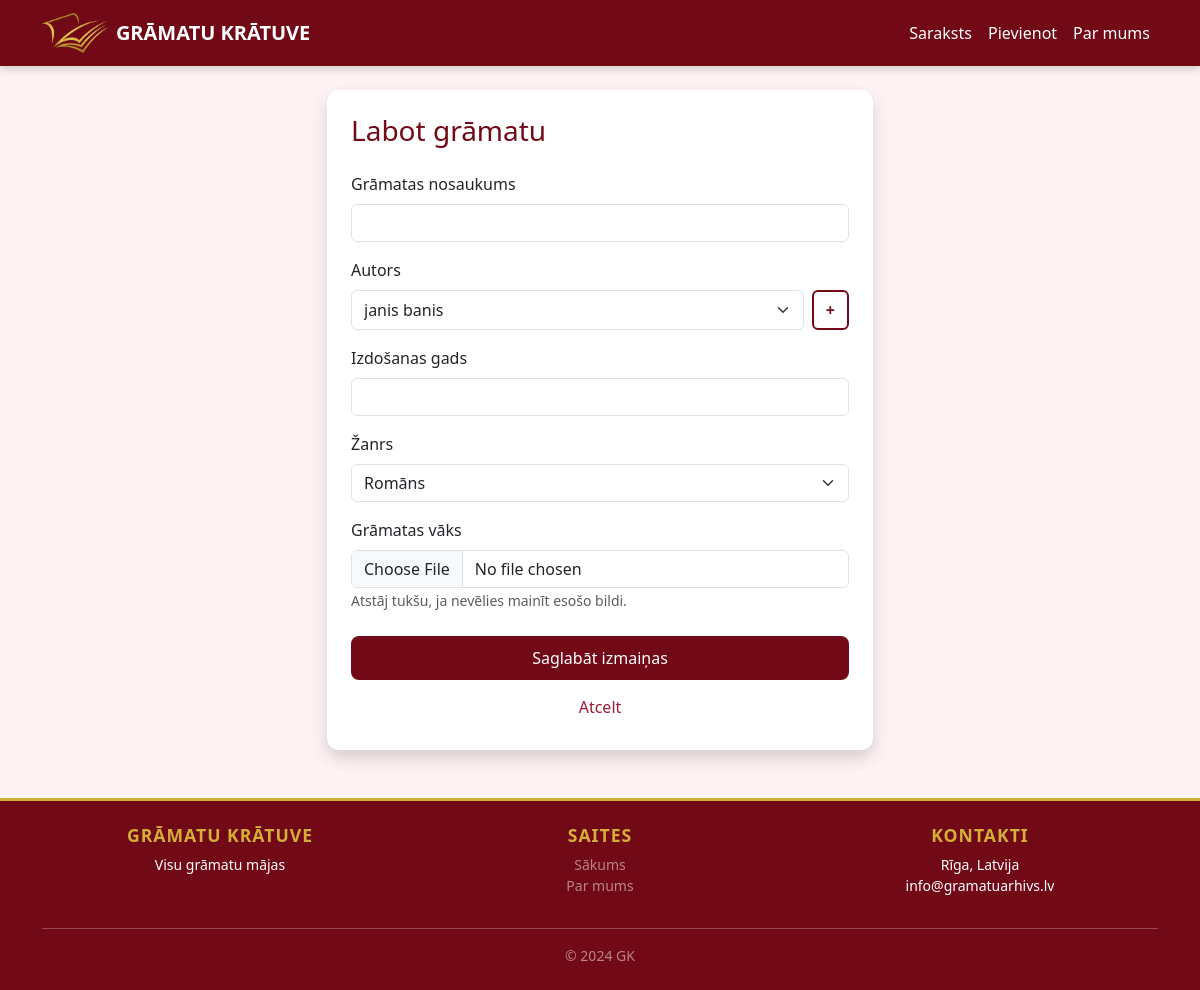
Page /rediget/2 on the earlier database version.
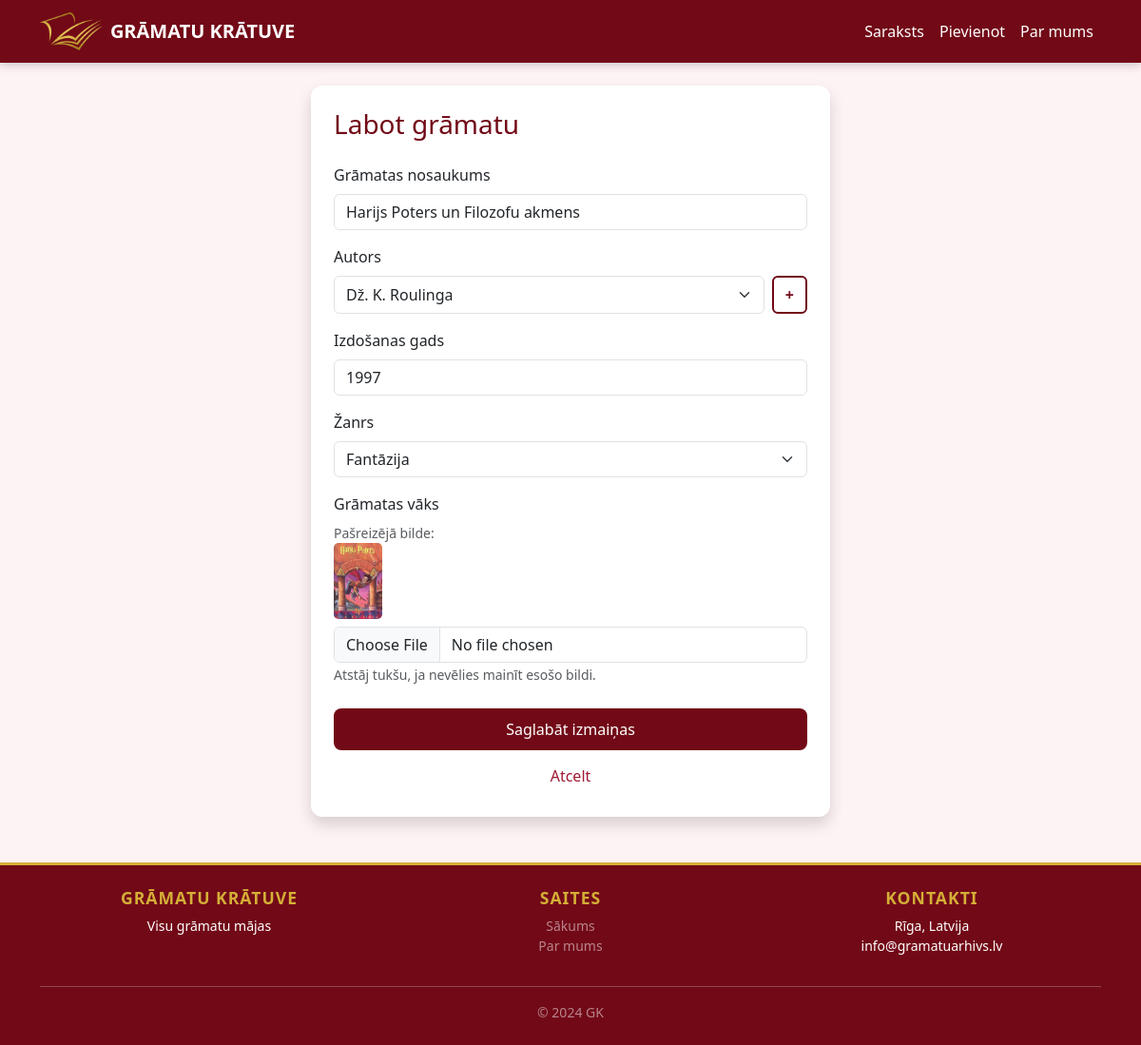
Same page on the later database version.
### tables this page shows
CREATE TABLE books (
            id INTEGER PRIMARY KEY AUTOINCREMENT, 
            title TEXT NOT NULL, 
            gads INTEGER,
            author_id INTEGER, 
            zanrs_id INTEGER,
            bilde TEXT,
            FOREIGN KEY(author_id) REFERENCES authors(id), 
            FOREIGN KEY(zanrs_id) REFERENCES zanri(id)
        );

CREATE TABLE authors (id INTEGER PRIMARY KEY AUTOINCREMENT, name TEXT NOT NULL);

CREATE TABLE zanri (id INTEGER PRIMARY KEY AUTOINCREMENT, name TEXT NOT NULL);

### app.py (the view, shortened to what this page needs)
@app.route('/rediget/<int:id>', methods=('GET', 'POST'))
def rediget(id):
    conn = get_db()
    book = conn.execute('SELECT * FROM books WHERE id=?', (id,)).fetchone()
    zanri = conn.execute('SELECT * FROM zanri').fetchall()
    autori = conn.execute('SELECT * FROM authors ORDER BY name ASC').fetchall()
    conn.close()
    return render_template('rediget.html', book=book, zanri=zanri, autori=autori)

### app.py (called while the page is built)
def get_db():
    conn = sqlite3.connect('database.db')
    conn.row_factory = sqlite3.Row # Šitais palīdz dabūt datus pēc nosaukumiem
    return conn

### templates/rediget.html
{% extends 'base.html' %}
{% block content %}
<div class="row justify-content-center">
    <div class="col-md-6">
        <div class="card shadow p-4">
            <h3 style="color: var(--dark-rose);" class="mb-4">Labot grāmatu</h3>
            <form method="POST" enctype="multipart/form-data">
                <div class="mb-3">
                    <label class="form-label font-weight-bold">Grāmatas nosaukums</label>
                    <input type="text" name="title" class="form-control" value="{{ book.title }}" required>
                </div>
                <div class="mb-3">
                    <label class="form-label font-weight-bold">Autors</label>
                    <div class="d-flex gap-2">
                        <select name="author_id" class="form-select" required>
                            {% for a in autori %}
                                <option value="{{ a.id }}" {% if a.id == book.author_id %}selected{% endif %}>
                                    {{ a.name }}
                                </option>
                            {% endfor %}
                        </select>
                        <a href="/pievienot_autoru" class="btn btn-outline-rose">+</a>
                    </div>
                </div>
                <div class="mb-3">
                    <label class="form-label font-weight-bold">Izdošanas gads</label>
                    <input type="number" name="gads" class="form-control" value="{{ book.gads }}" required>
                </div>
                <div class="mb-3">
                    <label class="form-label font-weight-bold">Žanrs</label>
                    <select name="zanrs_id" class="form-select">
                        {% for z in zanri %}
                            <option value="{{ z.id }}" {% if z.id == book.zanrs_id %}selected{% endif %}>
                                {{ z.name }}
                            </option>
                        {% endfor %}
                    </select>
                </div>
                <div class="mb-4">
                    <label class="form-label font-weight-bold">Grāmatas vāks</label>
                    {% if book.bilde %}
                        <div class="mb-2">
                            <small class="text-muted d-block">Pašreizējā bilde:</small>
                            <img src="{{ url_for('static', filename='gramatas/' + book.bilde) }}" alt="Pašreizējā" style="height: 80px; border-radius: 5px;">
                        </div>
                    {% endif %}
                    <input type="file" name="bilde" class="form-control" accept="image/*">
                    <small class="text-muted">Atstāj tukšu, ja nevēlies mainīt esošo bildi.</small>
                </div>
                <div class="mt-4">
                    <button type="submit" class="btn btn-rose w-100">Saglabāt izmaiņas</button>
                    <a href="/gramatas" class="btn btn-link w-100 mt-2 text-decoration-none" style="color: var(--medium-rose);">Atcelt</a>
                </div>
            </form>
        </div>
    </div>
</div>
{% endblock %}

Differences in the rows shown:
added books: title "Harijs Poters un Filozofu akmens", author_id "Dž. K. Roulinga", gads "1997", zanrs_id "Fantāzija", bilde (picture)
Other differences:
form field author_id: "janis banis" → (not shown)
form field zanrs_id: "Romāns" → (not shown)
text now shown: "Pašreizējā bilde:"
